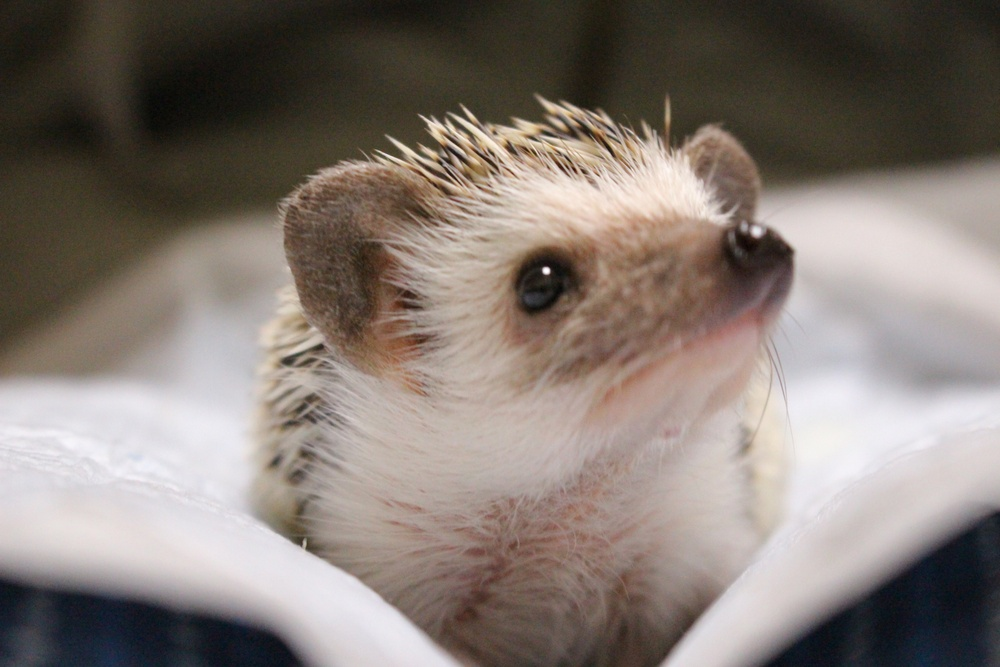
//> input picture test_space/heg.jpg, 1000 x 667 px, shrunk from 2592 x 1728 before the run
$ ./main   (built with g++ and OpenCV 4)
//> lines starting //> are read from the running program, lines starting //| are printed output that depends on the picture
#include <iostream>
#include <opencv2/opencv.hpp>
#include <opencv2/highgui/highgui.hpp>

using namespace cv;
using namespace std;

int main(void)
{
    Mat dst, gray;
    Mat img = imread("heg.jpg");
//> img is the input picture: 667 rows x 1000 cols, CV_8UC3; mean B, G, R 114.9, 121.7, 131.9
    cvtColor(img, gray, COLOR_RGB2GRAY);
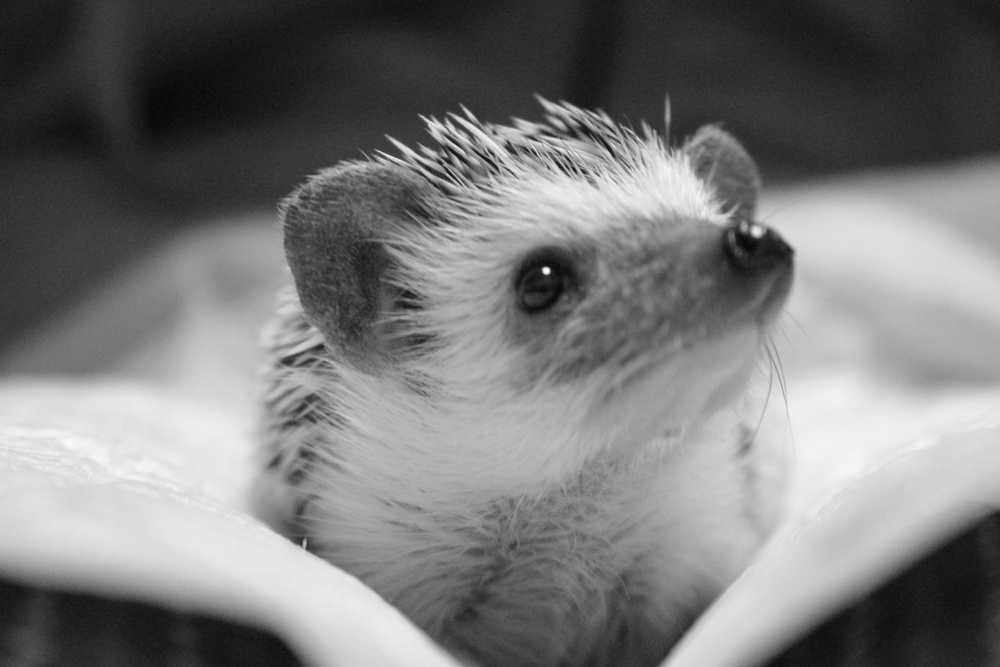
//> gray: 667 rows x 1000 cols, CV_8UC1; min 5, max 254, mean 120.8
    Sobel(gray, dst, -1, 1, 0);
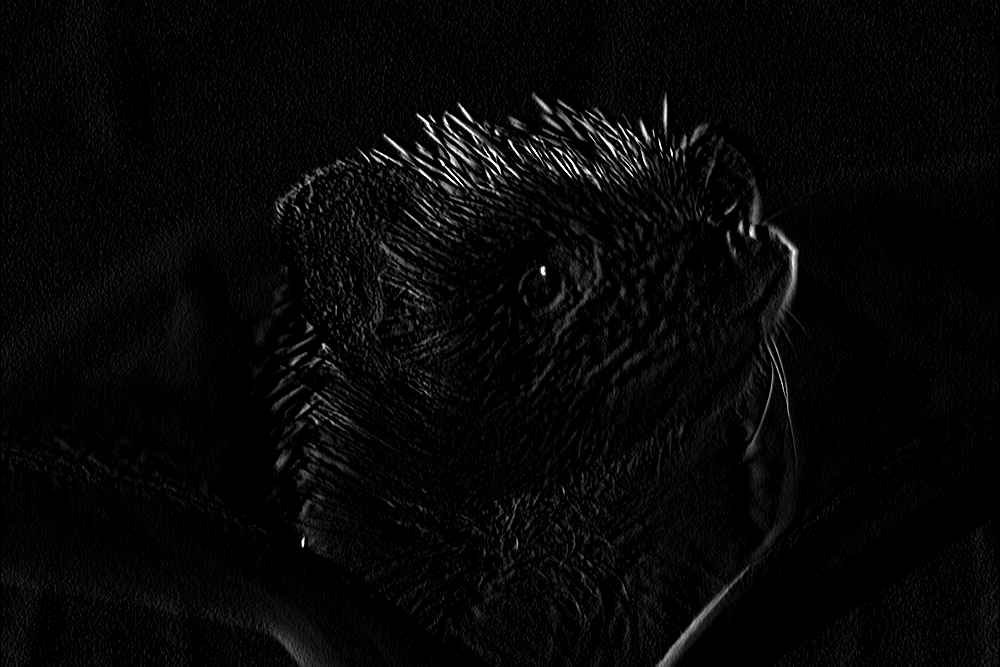
//> dst: 667 rows x 1000 cols, CV_8UC1; min 0, max 255, mean 7.1
    imshow("image",dst);
    waitKey(0);
}
